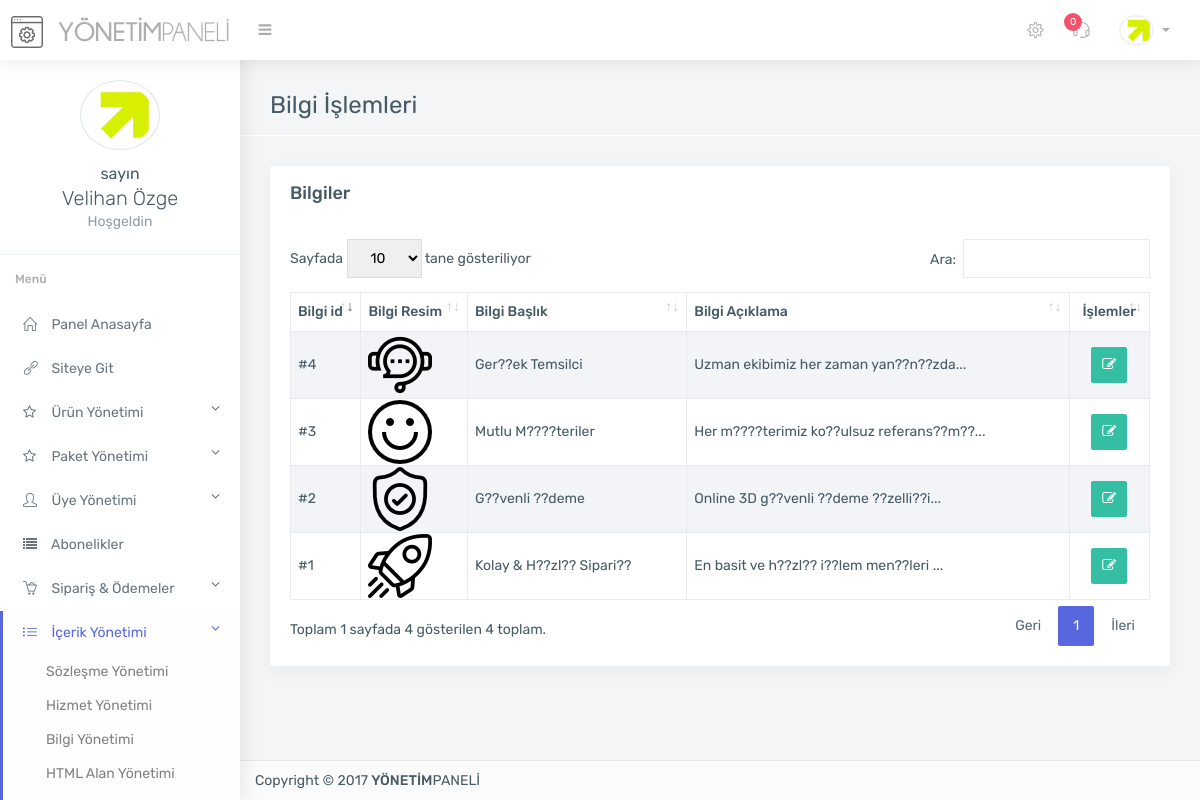
/admin/bilgiler.php (signed in), run on the app's committed database.
### tables this page shows
CREATE TABLE `kullanici` (
  `kullanici_id` int(11) NOT NULL,
  `kullanici_adi` varchar(250) NOT NULL,
  `kullanici_pass` varchar(250) NOT NULL,
  `kullanici_adsoyad` varchar(500) NOT NULL,
  `kullanici_resim` varchar(500) NOT NULL
);

CREATE TABLE `bilgi` (
  `bilgi_id` int(11) NOT NULL,
  `bilgi_baslik` varchar(255) NOT NULL,
  `bilgi_aciklama` text NOT NULL,
  `resim` varchar(255) DEFAULT NULL
);

### admin/bilgiler.php (the view, shortened to what this page needs)
<?php
include 'header.php';
include 'topbar.php';
include 'sidebar.php';
$hizmetsor=$db->prepare("SELECT * from bilgi");
$hizmetsor->execute(array(0));
?>
<section class="main-content container">
	<div class="page-header">
		<h2>Bilgi İşlemleri</h2>
	</div>
	<div class="row">
		<div class="col-md-12">
			<div class="card">
				<div class="card-heading card-default">
					Bilgiler
				</div>
				<div class="card-block">
					<table id="datatable1" class="table table-striped dt-responsive nowrap table-hover">
						<thead>
							<tr>
								<th class="text-left">
									<strong>Bilgi id</strong>
								</th>
								<th class="text-left">
									<strong>Bilgi Resim</strong>
								</th>
								<th class="text-left">
									<strong>Bilgi Başlık</strong>
								</th>
								<th class="text-left">
									<strong>Bilgi Açıklama</strong>
								</th>
								<th class="text-center">
									<strong>İşlemler</strong>
								</th>
							</tr>
						</thead>
						<tbody>
							<?php
							while ($hizmetcek=$hizmetsor->fetch(PDO::FETCH_ASSOC)) {
								$hizmeticerik=mb_substr(strip_tags($hizmetcek['bilgi_aciklama']), 0, 40, 'UTF-8')."...";
								?>
								<tr>
									<td>#<?php echo $hizmetcek['bilgi_id']; ?></td>
									<td><img style="max-height: 100px;max-width: 100px;" src="<?php echo $hizmetcek['resim']; ?>" alt=""></td>
									<td><?php echo $hizmetcek['bilgi_baslik'] ?></td>
									<td><?php echo $hizmeticerik; ?></td>
									<td class="text-center">
										<a href="bilgi-duzenle.php?bilgi_id=<?php echo $hizmetcek['bilgi_id']; ?>" title="Düzenle" class="btn btn-sm btn-success"><i class="fa fa-edit"></i></a>
									</td>
								</tr>
								<?php } ?>
							</tbody>
						</table>
					</div>
				</div>
			</div>
		</div>
		<?php include 'footer.php'; ?>

### admin/header.php (shortened to what this page needs)
<?php
include 'controller/config.php';
  $settings=$db->prepare("SELECT * from ayar where ayar_id=?");
  $settings->execute(array(0));
  $settingsprint=$settings->fetch(PDO::FETCH_ASSOC);
  $user=$db->prepare("SELECT * from kullanici where kullanici_id=?");
  $user->execute(array(0));
  $userprint=$user->fetch(PDO::FETCH_ASSOC);
  ?>
  <!DOCTYPE html>
  <html lang="tr">
  <head>
    <link rel="stylesheet" href="assets/dropzone/dropzone.css" />
    <link rel="stylesheet" href="assets/dropzone/dropzone.min.css" />
    <link href="assets/lib/bootstrap/css/bootstrap.min.css" rel="stylesheet">
    <link href="assets/lib/sweet-alerts2/sweetalert2.min.css" rel="stylesheet">
    <link href="assets/lib/summernote/summernote.css" rel="stylesheet">
    <link href="assets/lib/summernote/summernote-bs3.css" rel="stylesheet">
    <link href="assets/lib/vectormap/jquery-jvectormap-2.0.2.css" rel="stylesheet" />
    <link href="assets/lib/datatables/jquery.dataTables.min.css" rel="stylesheet" type="text/css">
    <link href="assets/lib/datatables/responsive.bootstrap.min.css" rel="stylesheet" type="text/css">
    <link href="assets/lib/toast/jquery.toast.min.css" rel="stylesheet">
    <link href="assets/lib/datatables/buttons.dataTables.css" rel="stylesheet" type="text/css">
    <link href="https://maxcdn.bootstrapcdn.com/font-awesome/4.6.1/css/font-awesome.min.css" rel="stylesheet"/>
    <link href="assets/css/style.css" rel="stylesheet">
      </head>
      <body>

### admin/topbar.php (shortened to what this page needs)
<?php
$yenisay=$db->prepare("SELECT * from destek where destek_adminoku='0'");
$yenisay->execute(array());
$yeni=$yenisay->RowCount();
?>
<div class="top-bar light-top-bar">
	<div class="container-fluid">
		<div class="row">
			<div class="col">
				<a class="admin-logo" href="index.php">
					<h1>
						<img alt="" src="assets/img/genel/logo.png" class="logo-icon margin-r-10">
						<img alt="" src="assets/img/genel/logo-text.png" class="toggle-none hidden-xs">
					</h1>
				</a>
				<div class="left-nav-collapsed" >
					<a  href="#" class="nav-collapsed"><i class="fa fa-bars"></i></a>
				</div>
			</div>
			<div class="col">
				<ul class="list-inline top-right-nav">
					<li class="dropdown icon-dropdown d-none-m">
						<a href="genel-ayarlar.php"><i class="icon-settings"></i></a>
					</li>
					<li class="dropdown icon-dropdown">
						<a href="destek.php"><i class="icon-earphones-alt"></i> <span class="badge badge-danger"><?php echo $yeni; ?></span></a>
					</li>
					<li class="dropdown avtar-dropdown">
						<a class="dropdown-toggle" data-toggle="dropdown" href="#">
							<img alt="" class="rounded-circle" src="<?php echo $userprint['kullanici_resim']; ?>" width="30">
						</a>
					</li>
				</ul>
			</div>
		</div>
	</div>
</div>

### admin/sidebar.php (shortened to what this page needs)
<?php
$link = $_SERVER['REQUEST_URI'];
?>
<div class="main-sidebar-nav default-navigation">
    <div class="nano">
        <div class="nano-content sidebar-nav">
            <ul class="metisMenu nav flex-column" id="menu">
                <div class="card-block border-bottom text-center nav-profile">
                    <img alt="profile" class="rounded-circle margin-b-10 circle-border " src="<?php echo $userprint['kullanici_resim']; ?>" width="80">
                    <p class="lead margin-b-0 toggle-none"><small>sayın<br> </small><?php echo $userprint['kullanici_adsoyad'] ?></p>
                    <p class="text-muted mv-0 toggle-none">Hoşgeldin</p>
                </div>
                <li class="nav-heading">
                    <b>Menü</b>
                </li>
                <li class="nav-item <?php if (strstr($link, "index.php")) { echo "active";} ?>"><a class="nav-link" href="index.php"><i class="icon-home"></i> <span class="toggle-none">Panel Anasayfa</span> </a></li>
                <li class="nav-item"><a class="nav-link" target="_blank" href="<?php echo $settingsprint['ayar_siteurl']; ?>"><i class="icon-link"></i> <span class="toggle-none">Siteye Git</span> </a></li>
                <li class="nav-item <?php if (strstr($link, "urun")) { echo "active";} ?> <?php if (strstr($link, "eklenti")) { echo "active";} ?>">
                    <a class="nav-link" href="javascript: void(0);" aria-expanded="true"><i class="fa fa-star-o"></i> <span class="toggle-none">Ürün Yönetimi<span style="float: right;" class="fa fa-angle-down"></span></span></a>
                </li>
                <li class="nav-item <?php if (strstr($link, "paket")) { echo "active";} ?>">
                    <a class="nav-link" href="javascript: void(0);" aria-expanded="true"><i class="fa fa-star-o"></i> <span class="toggle-none">Paket Yönetimi<span style="float: right;" class="fa fa-angle-down"></span></span></a>
                </li>
                <li class="nav-item <?php if (strstr($link, "uye")) { echo "active";} ?>">
                    <a class="nav-link" href="javascript: void(0);" aria-expanded="true"><i class="icon-user"></i> <span class="toggle-none">Üye Yönetimi<span style="float: right;" class="fa fa-angle-down"></span></span></a>
                </li>
                <li class="nav-item <?php if (strstr($link, "abone")) { echo "active";} ?>">
                    <a class="nav-link" href="abonelikler.php"><i class="fa fa-list"></i> <span class="toggle-none">Abonelikler</span></a>
                </li>
                <li class="nav-item <?php if (strstr($link, "sanal-pos")) { echo "active";} ?><?php if (strstr($link, "hesap")) { echo "active";} ?><?php if (strstr($link, "siparis")) { echo "active";} ?><?php if (strstr($link, "odeme-yontemleri")) { echo "active";} ?>">
                    <a class="nav-link" href="javascript: void(0);" aria-expanded="true"><i class="icon-basket-loaded"></i> <span class="toggle-none">Sipariş & Ödemeler<span style="float: right;" class="fa fa-angle-down"></span></span></a>
                </li>
                <li class="nav-item <?php if (strstr($link, "sozlesme-yonetimi")) { echo "active";} ?><?php if (strstr($link, "slayt")) { echo "active";} ?><?php if (strstr($link, "referans")) { echo "active";} ?><?php if (strstr($link, "marka")) { echo "active";} ?><?php if (strstr($link, "yorum")) { echo "active";} ?><?php if (strstr($link, "bilgi")) { echo "active";} ?><?php if (strstr($link, "sosyal")) { echo "active";} ?><?php if (strstr($link, "proje")) { echo "active";} ?><?php if (strstr($link, "sss")) { echo "active";} ?><?php if (strstr($link, "sayfa")) { echo "active";} ?><?php if (strstr($link, "hizmet")) { echo "active";} ?><?php if (strstr($link, "html")) { echo "active";} ?><?php if (strstr($link, "blog")) { echo "active";} ?>">
                    <a class="nav-link" href="" aria-expanded="true"><i class="icon-list"></i> <span class="toggle-none">İçerik Yönetimi<span style="float: right;" class="fa fa-angle-down"></span></span></a>
                    <ul class="nav-second-level nav flex-column sub-menu" aria-expanded="true">
                        <li class="nav-item"><a class="nav-link" href="sozlesme-yonetimi.php">Sözleşme Yönetimi</a></li>
                        <li class="nav-item"><a class="nav-link" href="hizmetler.php">Hizmet Yönetimi</a></li>
                        <li class="nav-item"><a class="nav-link" href="bilgiler.php">Bilgi Yönetimi</a></li>
                        <li class="nav-item"><a class="nav-link" href="html-alan.php">HTML Alan Yönetimi</a></li>
                        <li class="nav-item"><a class="nav-link" href="referanslar.php">Referans Yönetimi</a></li>
                    </ul>
                </li>
            </ul>
        </div>
    </div>
</div>

### admin/footer.php (shortened to what this page needs)
<footer class="footer">
    <span>Copyright &copy; 2017 <b>YÖNETİM</b>PANELİ</span>
</footer>
</section>
</body>
</html>

### data on the page
kullanici: kullanici_resim (picture), kullanici_adsoyad "Velihan Özge"
bilgi: bilgi_id "1", resim (picture), bilgi_baslik "Kolay & H??zl?? Sipari??", bilgi_aciklama "En basit ve h??zl?? i??lem men??leri ..."
bilgi: bilgi_id "2", resim (picture), bilgi_baslik "G??venli ??deme", bilgi_aciklama "Online 3D g??venli ??deme ??zelli??i..."
bilgi: bilgi_id "3", resim (picture), bilgi_baslik "Mutlu M????teriler", bilgi_aciklama "Her m????terimiz ko??ulsuz referans??m??..."
bilgi: bilgi_id "4", resim (picture), bilgi_baslik "Ger??ek Temsilci", bilgi_aciklama "Uzman ekibimiz her zaman yan??n??zda..."

### other printed values
$yeni "0"
